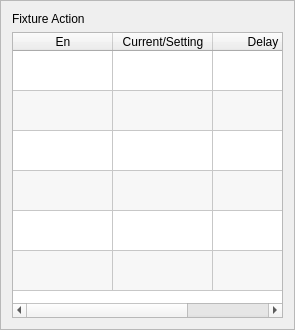
<?xml version="1.0" encoding="UTF-8"?>
<ui version="4.0">
 <class>ICHCFixturePage</class>
 <widget class="QFrame" name="ICHCFixturePage">
  <property name="geometry">
   <rect>
    <x>0</x>
    <y>0</y>
    <width>295</width>
    <height>330</height>
   </rect>
  </property>
  <property name="windowTitle">
   <string>Frame</string>
  </property>
  <property name="frameShape">
   <enum>QFrame::StyledPanel</enum>
  </property>
  <property name="frameShadow">
   <enum>QFrame::Raised</enum>
  </property>
  <layout class="QVBoxLayout" name="verticalLayout">
   <item>
    <widget class="QLabel" name="label">
     <property name="text">
      <string>Fixture Action</string>
     </property>
    </widget>
   </item>
   <item>
    <widget class="QTableWidget" name="tableWidget">
     <property name="styleSheet">
      <string notr="true">::item{
height: 27px;
}

::item::QCheckBox{
	spacing: 18px;
}

::indicator {
     width: 32px;
     height: 32px;
 }

::indicator:unchecked 
{
     image: url(:/resource/check_unchecked.png);
 }
::indicator:checked 
{
     image: url(:/resource/check_checked.png);
 }

QRadioButton::indicator:checked:disabled
{
 image: url(:/resource/check_checked_disable.png);
}

QRadioButton::indicator:unchecked:disabled
{
 image: url(:/resource/check_unchecked_disable.png);
}



</string>
     </property>
     <property name="editTriggers">
      <set>QAbstractItemView::NoEditTriggers</set>
     </property>
     <property name="showDropIndicator" stdset="0">
      <bool>false</bool>
     </property>
     <property name="alternatingRowColors">
      <bool>true</bool>
     </property>
     <property name="selectionMode">
      <enum>QAbstractItemView::NoSelection</enum>
     </property>
     <property name="selectionBehavior">
      <enum>QAbstractItemView::SelectRows</enum>
     </property>
     <property name="showGrid">
      <bool>true</bool>
     </property>
     <property name="gridStyle">
      <enum>Qt::SolidLine</enum>
     </property>
     <property name="wordWrap">
      <bool>true</bool>
     </property>
     <property name="cornerButtonEnabled">
      <bool>false</bool>
     </property>
     <attribute name="horizontalHeaderMinimumSectionSize">
      <number>48</number>
     </attribute>
     <attribute name="horizontalHeaderStretchLastSection">
      <bool>true</bool>
     </attribute>
     <attribute name="verticalHeaderVisible">
      <bool>false</bool>
     </attribute>
     <attribute name="verticalHeaderDefaultSectionSize">
      <number>40</number>
     </attribute>
     <attribute name="verticalHeaderMinimumSectionSize">
      <number>40</number>
     </attribute>
     <attribute name="verticalHeaderStretchLastSection">
      <bool>false</bool>
     </attribute>
     <row>
      <property name="text">
       <string>Fixture1</string>
      </property>
     </row>
     <row>
      <property name="text">
       <string>Fixture2</string>
      </property>
     </row>
     <row>
      <property name="text">
       <string>Fixture3</string>
      </property>
     </row>
     <row>
      <property name="text">
       <string>Fixture4</string>
      </property>
     </row>
     <row>
      <property name="text">
       <string>Sucker1</string>
      </property>
     </row>
     <row>
      <property name="text">
       <string>Sucker2</string>
      </property>
     </row>
     <column>
      <property name="text">
       <string>En</string>
      </property>
      <property name="textAlignment">
       <set>AlignHCenter|AlignVCenter|AlignCenter</set>
      </property>
     </column>
     <column>
      <property name="text">
       <string>Current/Setting</string>
      </property>
     </column>
     <column>
      <property name="text">
       <string>Delay</string>
      </property>
     </column>
     <item row="0" column="0">
      <property name="text">
       <string/>
      </property>
      <property name="toolTip">
       <string/>
      </property>
      <property name="textAlignment">
       <set>AlignHCenter|AlignVCenter|AlignCenter</set>
      </property>
      <property name="checkState">
       <enum>Unchecked</enum>
      </property>
      <property name="flags">
       <set>ItemIsSelectable|ItemIsUserCheckable|ItemIsEnabled</set>
      </property>
     </item>
     <item row="0" column="1">
      <property name="text">
       <string/>
      </property>
     </item>
     <item row="1" column="0">
      <property name="text">
       <string/>
      </property>
      <property name="checkState">
       <enum>Unchecked</enum>
      </property>
     </item>
     <item row="1" column="1">
      <property name="text">
       <string/>
      </property>
     </item>
     <item row="2" column="0">
      <property name="text">
       <string/>
      </property>
      <property name="checkState">
       <enum>Unchecked</enum>
      </property>
     </item>
     <item row="2" column="1">
      <property name="text">
       <string/>
      </property>
     </item>
     <item row="3" column="0">
      <property name="text">
       <string/>
      </property>
      <property name="checkState">
       <enum>Unchecked</enum>
      </property>
     </item>
     <item row="3" column="1">
      <property name="text">
       <string/>
      </property>
     </item>
     <item row="4" column="0">
      <property name="text">
       <string/>
      </property>
      <property name="checkState">
       <enum>Unchecked</enum>
      </property>
     </item>
     <item row="4" column="1">
      <property name="text">
       <string/>
      </property>
     </item>
     <item row="5" column="0">
      <property name="text">
       <string/>
      </property>
      <property name="checkState">
       <enum>Unchecked</enum>
      </property>
     </item>
     <item row="5" column="1">
      <property name="text">
       <string/>
      </property>
     </item>
    </widget>
   </item>
  </layout>
 </widget>
 <resources/>
 <connections/>
</ui>
